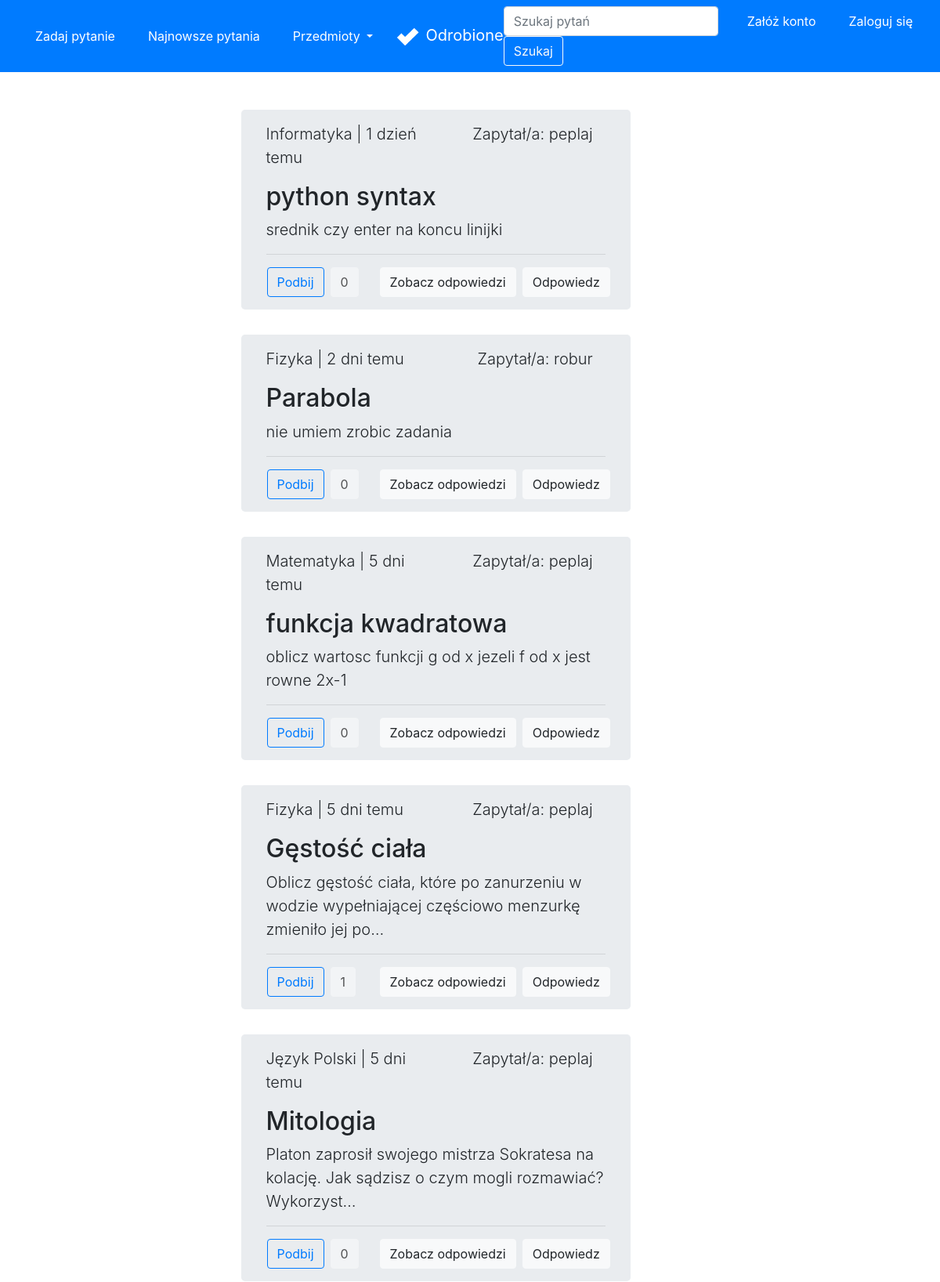
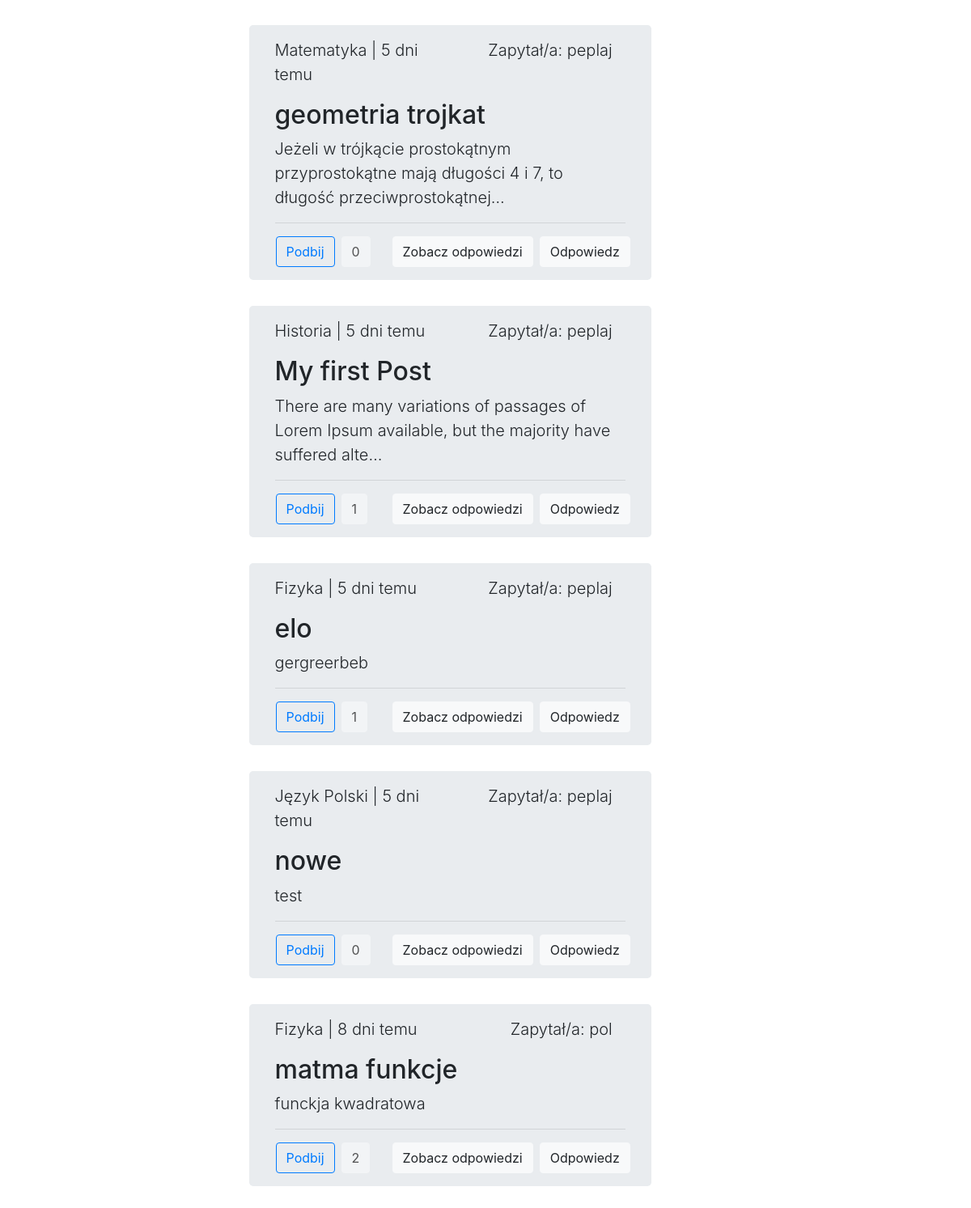
Page /latest on the earlier database version (2 pictures, top to bottom).
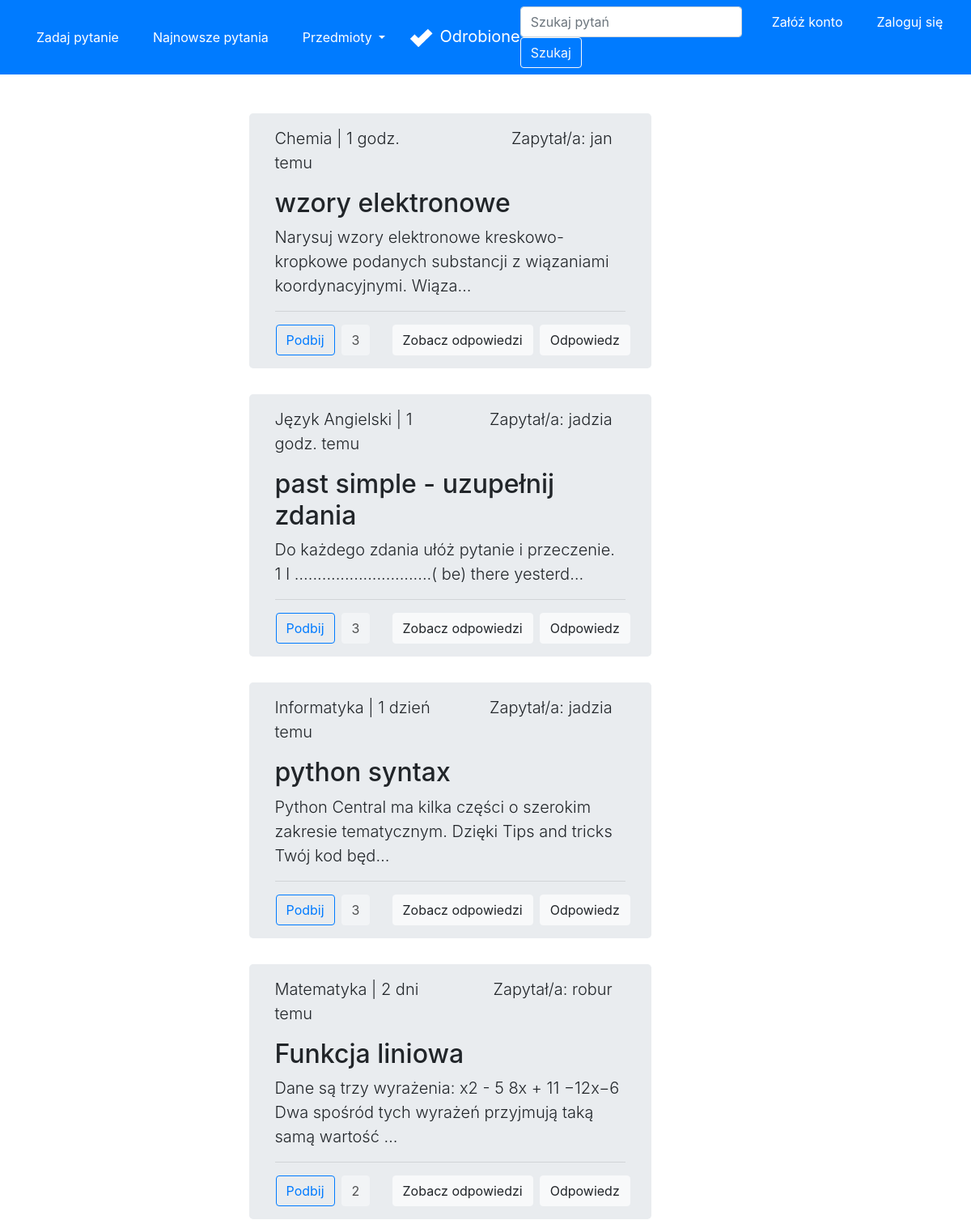
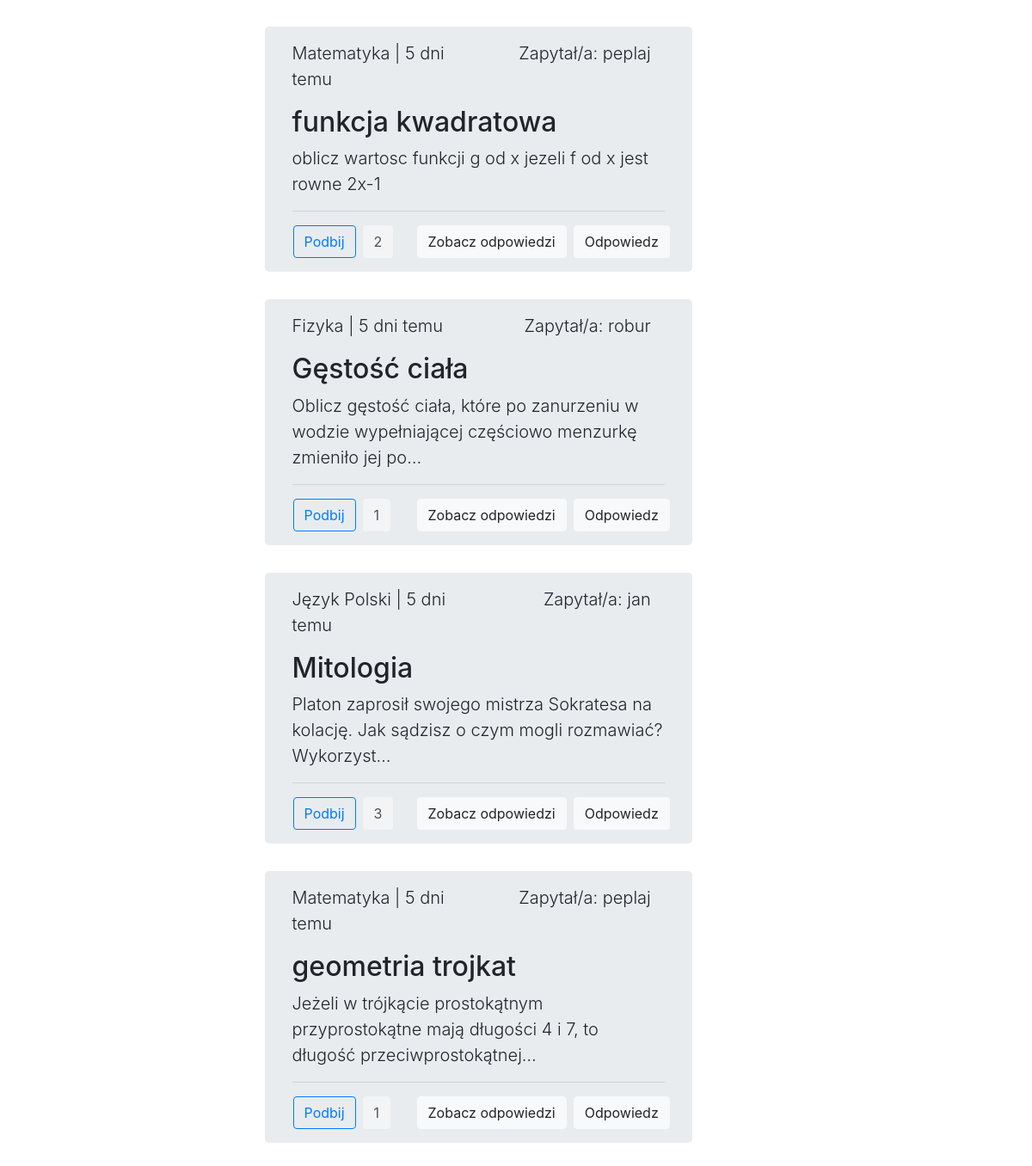
Same page on the later database version (2 pictures, top to bottom).
### forum/models.py (models this page shows, shortened)
class Question(Model):
    title = CharField(max_length=300)
    desc = TextField()
    image = ImageField(upload_to='images/', blank=True)
    createDate = DateTimeField(auto_now_add=True)
    user = ForeignKey(User, on_delete=CASCADE)
    schools = [
        ('', 'Wybierz szkołę'),
        ('ps', 'Szkoła Podstawowa'),
        ('ms', 'Szkoła Średnia'),
        ('cl', 'Studia'),
    ]
    school = CharField(max_length=2, choices=schools,
                       default='')
    subjects = [
        ('', 'Wybierz przedmiot'),
        ('mat', 'Matematyka'),
        ('fiz', 'Fizyka'),
        ('inf', 'Informatyka'),
        ('pol', 'Język Polski'),
        ('ang', 'Język Angielski'),
        ('nmc', 'Język Niemiecki'),
        ('his', 'Historia'),
        ('bio', 'Biologia'),
        ('che', 'Chemia'),
        ('geo', 'Geografia'),
    ]
    subject = CharField(max_length=3, choices=subjects,
                        default='')
    likes = ManyToManyField(User, related_name='likes', blank=True)
    def total_likes(self):
        return self.likes.count()
    def display_time(self):
        mytimezone = timezone.utc
        now = datetime.now(mytimezone)
        diff = (now - self.createDate).days
        if diff == 0:
            if str(now - self.createDate).split(":")[0] == "0":
                if now.hour == self.createDate.hour and now.minute - self.createDate.minute != 0:
                    return str(now.minute - self.createDate.minute)+" min. temu"
                if now.minute - self.createDate.minute != 0:
                    return str(now - self.createDate).split(":")[1]+" min. temu"
                else:
                    return "teraz"
            else:
                return str(now - self.createDate).split(":")[0] + " godz. temu"
        else:
            if diff == 1:
                return str(diff)+" dzień temu"
            else:
                return str(diff)+" dni temu"
    def display_subject(self):
        mySubjects = {'mat': 'Matematyka', 'fiz': 'Fizyka', 'inf': 'Informatyka',
                      'pol': 'Język Polski', 'ang': 'Język Angielski', 'nmc': 'Język Niemiecki',
                      'his': 'Historia', 'bio': 'Biologia', 'che': 'Chemia', 'geo': 'Geografia'}
        return mySubjects[self.subject]

### accounts/models.py (models this page shows)
class User(AbstractUser):
    email = models.EmailField(_('email address'), unique=True)

### forum/views.py (the view)
# urls.py: path('latest', views.latest, name='latest'),
def latest(request):
    questions = Question.objects.all().order_by('-createDate')
    for question in questions:
        if question.likes.filter(id=request.user.id).exists():
            question.is_liked = True
        else:
            question.is_liked = False
    return render(request, 'forum/latest.html',
                  {'questions': questions})

### forum/templates/forum/latest.html (shortened to what this page needs)
{% extends 'forum/base.html' %}
{% block content %}
<div class="row justify-content-center">
    <div class="col-md-6">
        <br>
        <br>
        {% for question in questions %}
        <div class="jumbotron py-3" style="height: fit-content; width: 85%;">
            <div class="row">
                <div class="col text-left">
                    <p class="lead">{{question.display_subject}} | {{question.display_time}}</p>
                </div>
                <div class="col text-right mr-3">
                    <p class="lead">Zapytał/a: {{question.user}}</p>
                </div>
            </div>
            <h2 class="display">{{question.title}}</h2>
            <p class="lead">{{question.desc|truncatechars:100}}</p>
            <hr class="my-2">
            <div class="row mt-3">
                <div class="col content-left">
                    <div class="row">
                        <form action="{% url 'like' question.id %}" method="POST">
                            {% if question.is_liked %}
                            <button type="submit" class="btn btn-primary ml-3">Podbij</button>
                            {% else %}
                            <button type="submit" class="btn btn-outline-primary ml-3">Podbij</button>
                            {% endif %}
                        </form>
                        <a class="btn btn-light disabled ml-2" style="color: black;" href="#"
                            role="button">{{question.total_likes}}</a>
                    </div>
                </div>
                <div class="row">
                    <a class="btn btn-light mr-2" href="{% url 'detail' question.id %}" role="button">Zobacz
                        odpowiedzi</a>
                        <form action="{% url 'createAnswer' question.id %}">
                            <button class="btn btn-light mr-4" type="submit">Odpowiedz</button>
                        </form>
                </div>
            </div>
        </div>
        {% endfor %}
    </div>
</div>
{% endblock content %}

### forum/templates/forum/base.html (shortened to what this page needs)
<!doctype html>
<html lang="pl">
{% load static %}
<head>
    <link rel="stylesheet" href="https://maxcdn.bootstrapcdn.com/bootstrap/4.0.0/css/bootstrap.min.css"
>
</head>
<body>
    <nav class="navbar navbar-expand-md navbar-dark bg-primary">
        <div class="navbar-collapse collapse w-100 order-1 order-md-0 dual-collapse2">
            <ul class="navbar-nav mr-auto">
                <li class="nav-item active">
                    <a href="{% url 'create' %}" class="btn btn-primary mx-3">Zadaj pytanie</a>
                </li>
                <li class="nav-item">
                    <a href="{% url 'latest' %}" class="btn btn-primary mr-3">Najnowsze pytania</a>
                </li>
                <li class="nav-item">
                    <div class="dropdown mr-3">
                        <a class="btn btn-primary dropdown-toggle" href="#" role="button" id="dropdownMenuLink"
                            data-toggle="dropdown" aria-haspopup="true" aria-expanded="false">
                            Przedmioty
                        </a>
                    </div>
                </li>
            </ul>
        </div>
        <div class="mx-auto order-0">
            <a class="navbar-brand mx-auto" href="{% url 'home' %}"><img class="img-responsive mr-2"
                    src="{% static 'forum/logo.png' %}" height="30px" width="30px">Odrobione</a>
        </div>
        <div class="navbar-collapse collapse w-100 order-3 dual-collapse2">
            <ul class="navbar-nav ml-auto">
                <li class="nav-item">
                    <form class="form-inline" method="POST" action="{% url 'search' %}">
                        <input class="form-control mr-sm-2" name="q" type="search" placeholder="Szukaj pytań" aria-label="Search">
                        <button class="btn btn-outline-light my-2 my-sm-0" type="submit">Szukaj</button>
                    </form>
                </li>
                {% if user.is_authenticated %}
                <li class="nav-item">
                    <div class="btn-group mx-3 ">
                        <button type="button" class="btn btn-primary dropdown-toggle" data-toggle="dropdown"
                            aria-haspopup="true" aria-expanded="false">
                            Witaj {{user}}
                        </button>
                        <div class="dropdown-menu dropdown-menu-right">
                            <a href="{% url 'my' %}" class="dropdown-item" type="button">Moje pytania</a>
                            <form action="{% url 'accounts:logoutuser' %}" method="POST">
                                {% csrf_token %}
                                <button class="dropdown-item" type="submit">Log Out</button>
                            </form>
                        </div>
                    </div>
                </li>
                {% else %}
                <li class="nav-item">
                    <a href="{% url 'accounts:sign' %}" class="btn btn-primary ml-3">Załóż konto</a>
                </li>
                <li class="nav-item">
                    <a href="{% url 'accounts:log' %}" class="btn btn-primary mx-3">Zaloguj się</a>
                </li>
                {% endif %}
            </ul>
        </div>
    </nav>
    {% block content %}{% endblock content %}
</body>
</html>

Differences in the rows shown:
removed Question: display_subject "Historia", display_time "5 dni temu", user "peplaj", title "My first Post", desc "There are many variations of passages of Lorem Ipsum available, but the majority have suffered alte…", shows "Podbij", total_likes "1"
removed Question: display_subject "Fizyka", display_time "5 dni temu", user "peplaj", title "elo", desc "gergreerbeb", shows "Podbij", total_likes "1"
removed Question: display_subject "Język Polski", display_time "5 dni temu", user "peplaj", title "nowe", desc "test", shows "Podbij", total_likes "0"
removed Question: display_subject "Fizyka", display_time "8 dni temu", user "pol", title "matma funkcje", desc "funckja kwadratowa", shows "Podbij", total_likes "2"
added Question: display_subject "Chemia", display_time "1 godz. temu", user "jan", title "wzory elektronowe", desc "Narysuj wzory elektronowe kreskowo-kropkowe podanych substancji z wiązaniami koordynacyjnymi. Wiąza…", shows "Podbij", total_likes "3"
added Question: display_subject "Język Angielski", display_time "1 godz. temu", user "jadzia", title "past simple - uzupełnij zdania", desc "Do każdego zdania ułóż pytanie i przeczenie. 1 I …...........................( be) there yesterd…", shows "Podbij", total_likes "3"
changed Question "python syntax": user "peplaj" → "jadzia"; desc "srednik czy enter na koncu linijki" → "Python Central ma kilka części o szerokim zakresie tematycznym. Dzięki Tips and tricks Twój kod będ…"; total_likes "0" → "3"
changed Question "2 dni temu": display_subject "Fizyka" → "Matematyka"; title "Parabola" → "Funkcja liniowa"; desc "nie umiem zrobic zadania" → "Dane są trzy wyrażenia: x2 - 5 8x + 11 −12x−6 Dwa spośród tych wyrażeń przyjmują taką samą wartość …"; total_likes "0" → "2"
computed for Question "funkcja kwadratowa": total_likes "0" → "2"
changed Question "Gęstość ciała": user "peplaj" → "robur"
changed Question "Mitologia": user "peplaj" → "jan"; total_likes "0" → "3"
changed Question "geometria trojkat": total_likes "0" → "1"
